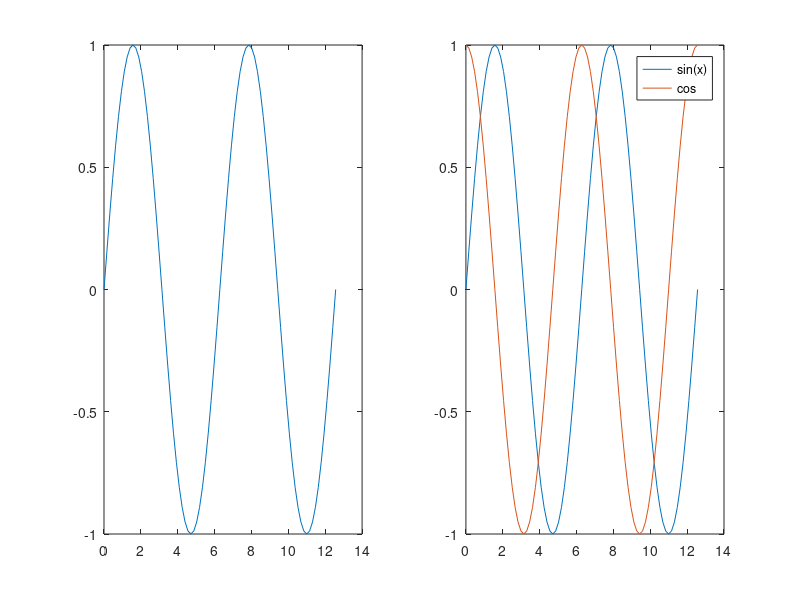

Write MATLAB code to recreate this figure.
clear all;clc;
t=0:pi/20:4*pi;
y=eval('sin(t)');
figure;
subplot(121);
plot(t,y);
subplot(122);
str='plot(t,sin(t),t,cos(t));legend(''sin(x)'',''cos'')';
eval(str);